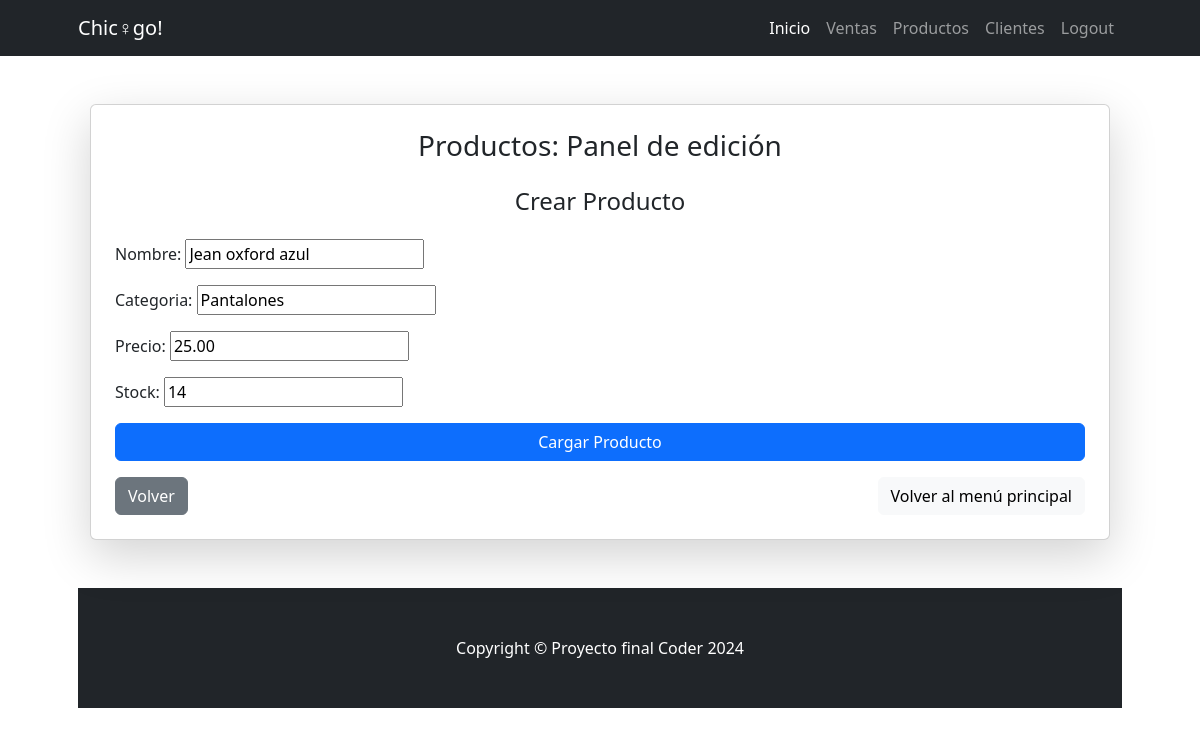
The page /Productos/update/1 (signed in) on the database its author committed.
### Chicago/models.py (models this page shows, shortened)
class Producto(models.Model):
    nombre = models.CharField(max_length=200)
    categoria = models.CharField(max_length=100)
    precio = models.DecimalField(max_digits=10, decimal_places=2)
    stock = models.PositiveIntegerField()

### Chicago/Views_Models/Productos.py (the view)
# urls.py: path("Productos/update/<int:pk>", Productos.ProductoUpdateView.as_view(), name="Productos_update"),
class ProductoUpdateView(UpdateView):
    model= Producto
    form_class = ProductoForm
    success_url= reverse_lazy("Chicago:Productos_list")

### Chicago/forms.py
class ProductoForm(forms.ModelForm):
    class Meta:
        model = Producto
        fields = "__all__"

### Chicago/Templates/Chicago/Producto_form.html (shortened to what this page needs)
{% extends 'Chicago/Base.html' %}
{% block contenido %}
    <div class="container py-5">
        <div class="card p-4 shadow-lg">
            {% if form.instance.pk %}
                <h3 class="mb-4 text-center">Productos: Panel de edición</h3>
            {% else %}
                <h3 class="mb-4 text-center">Productos: Registro de productos</h3>
            {% endif %}
            <h4 class="text-center mb-4">Crear Producto</h4>
            <form method="post">
                <div class="mb-3">
                    {{ form.as_p }}
                </div>
                <button type="submit" class="btn btn-primary w-100 mb-3">Cargar Producto</button>
            </form>
            <div class="d-flex justify-content-between">
                <a href="{% url 'Chicago:Productos_list' %}" class="btn btn-secondary">Volver</a>
                <a href="{% url 'Chicago:index' %}" class="btn btn-light">Volver al menú principal</a>
            </div>
        </div>
    </div>
{% endblock contenido %}

### rows shown on the page
Producto: nombre "Jean oxford azul", categoria "Pantalones", precio "25.00", stock "14"
